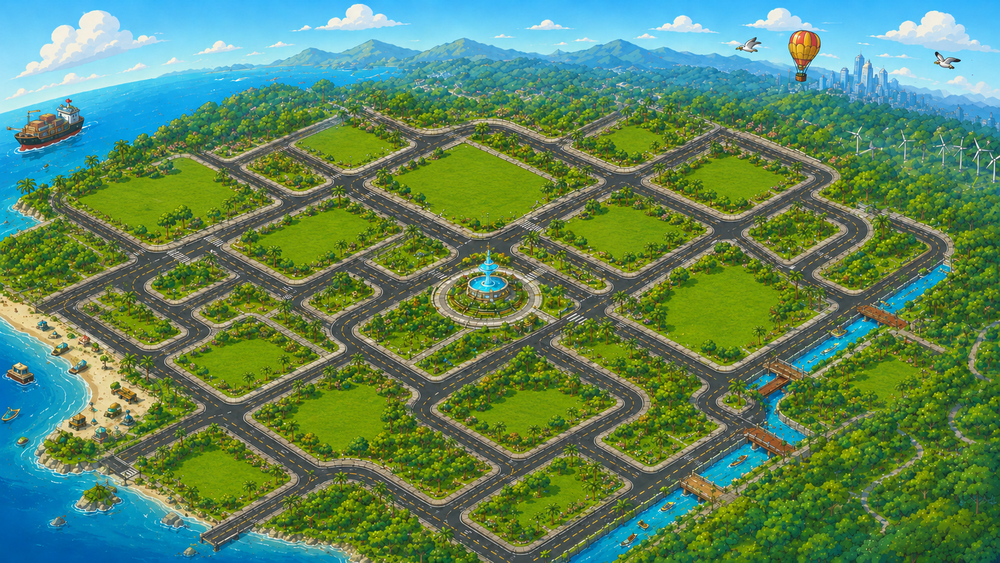
#> input picture assets/newestmap.png, 1000 x 563 px, shrunk from 1672 x 941 before the run
$ python make_roadgrid.py
#> lines starting #> are read from the running program, lines starting #| are printed output that depends on the picture; after the words box and inside, x2 and y2 are one past the last pixel; in counts of white or black regions, pixels touching at a corner belong together
# -*- coding: utf-8 -*-
"""
make_roadgrid.py — สร้าง navigation grid "ผิวถนน" จาก assets/newestmap.png → js/roadgrid.js
ใช้กับระบบเดินตามถนนจริง (2026-07-18): เกมทำ A* บน grid นี้แทนกราฟโหนดเดิม
(กราฟเส้นตรงใช้ไม่ได้ — ถนนในแมปโค้ง/เพอร์สเปกทีฟ เส้นตรงระหว่างแยกหลุดถนนตลอด)

grid: 240×135 เซลล์ เซลล์ละ 4 world px (โลก 960×540) · bit=1 = เหยียบได้ (แอสฟัลต์+สะพาน+ลานหิน)
encode: แถวละ 30 ไบต์ (240 บิต MSB-first) → base64 ทั้งก้อนใน js/roadgrid.js (SC.roadGrid)
รัน: python tools/make_roadgrid.py → เขียน js/roadgrid.js + พรีวิว assets แสดงใน scratchpad ไม่มี
"""
import os
import base64
import numpy as np
from PIL import Image
from scipy import ndimage as ndi

ROOT = os.path.dirname(os.path.dirname(os.path.abspath(__file__)))
MAP = os.path.join(ROOT, 'assets', 'newestmap.png')
OUT = os.path.join(ROOT, 'js', 'roadgrid.js')
PREVIEW = os.path.join(ROOT, 'assets', 'roadgrid_preview.png')

CELL = 4          # world px ต่อเซลล์
GW, GH = 240, 135  # 960/4 × 540/4

im = Image.open(MAP).convert('RGB')
#> im is the input picture: PIL image 1000x563 RGB; mean R, G, B 93.7, 134.3, 94.4
iw, ih = im.size
#> iw = 1000; ih = 563
a = np.asarray(im, dtype=np.int16)
mx = a.max(2)
mn = a.min(2)
sat = mx - mn
# แอสฟัลต์ = เทา desaturate · สะพานไม้ = น้ำตาลอุ่น (ข้ามคลองตะวันออก)
road = (sat < 30) & (mx > 75) & (mx < 165)
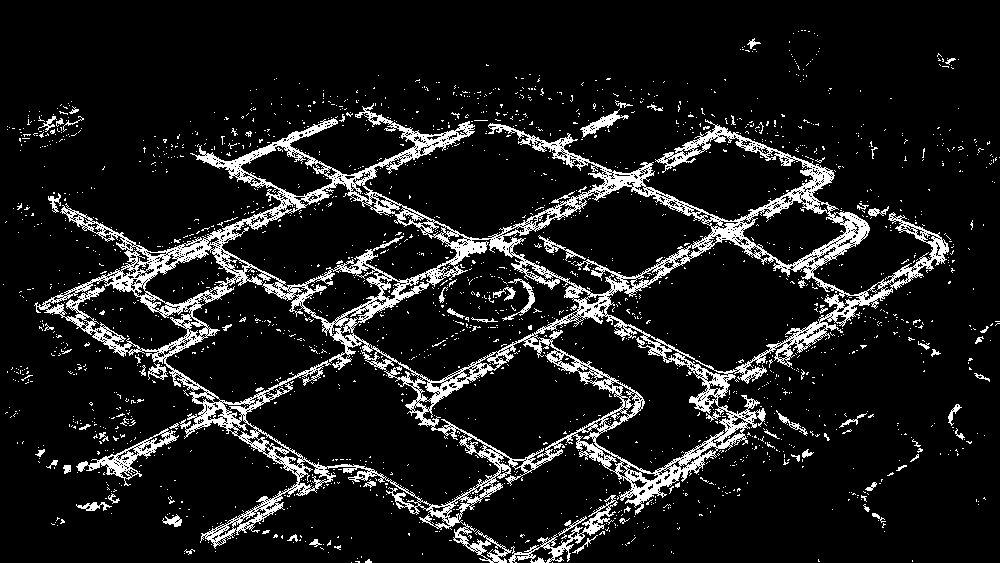
#> road: shape (563, 1000) bool; 10.9% white in thin lines or dots
r, g, b = a[..., 0], a[..., 1], a[..., 2]
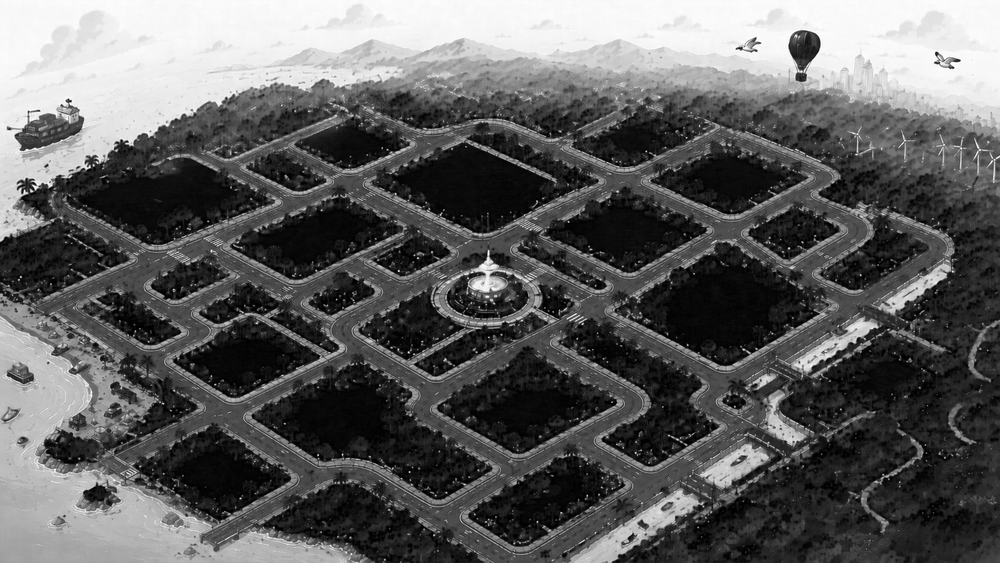
#> b: shape (563, 1000) int16; min 0, max 255, mean 94.4
bridge = (r > 120) & (r < 190) & (r - b > 35) & (r - b < 100) & (g > b) & (r - g < 55)
#> bridge: shape (563, 1000) bool; 6.8% white in thin lines or dots
m = road | bridge
#> m: shape (563, 1000) bool; 17.6% white in thin lines or dots
m[:150, :] = False  # ฟ้า/ภูเขาตอนบน
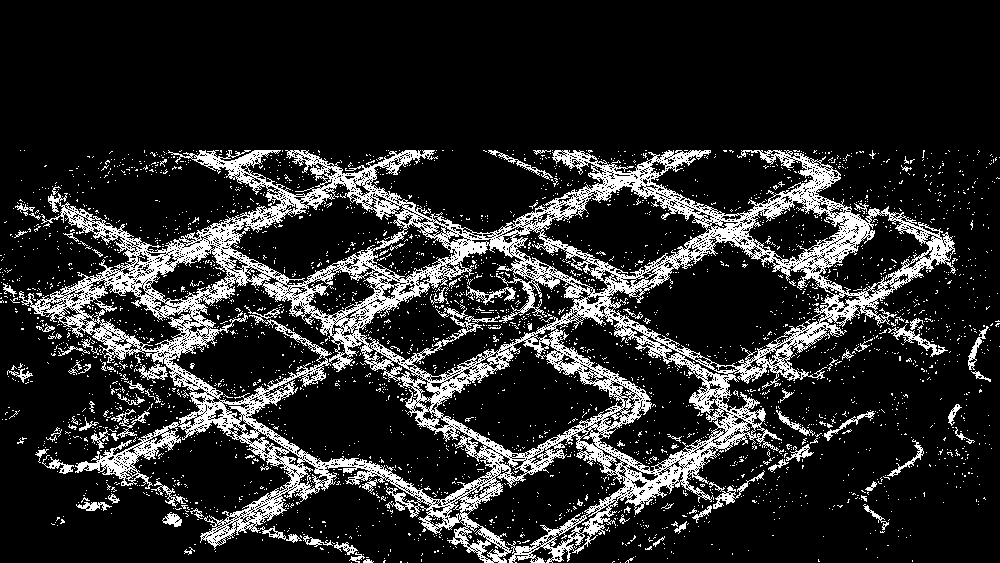
#> m: shape (563, 1000) bool; 16.1% white in thin lines or dots, all inside (x1, y1, x2, y2) = (0, 150, 1000, 563)
st8 = ndi.generate_binary_structure(2, 2)
m = ndi.binary_closing(m, ndi.iterate_structure(st8, 2))
#> m: shape (563, 1000) bool; 27.5% white; 775 white regions (726 under 20 px), largest, box (x1, y1, x2, y2) and area: (2, 150, 964, 561) 148804, (849, 439, 927, 533) 688, (483, 150, 562, 187) 500
m = ndi.binary_opening(m, ndi.iterate_structure(st8, 2))
#> m: shape (563, 1000) bool; 25.7% white; 61 white regions, largest, box (x1, y1, x2, y2) and area: (2, 150, 957, 561) 138154, (111, 385, 153, 405) 457, (816, 417, 858, 438) 404
lab, n = ndi.label(m)
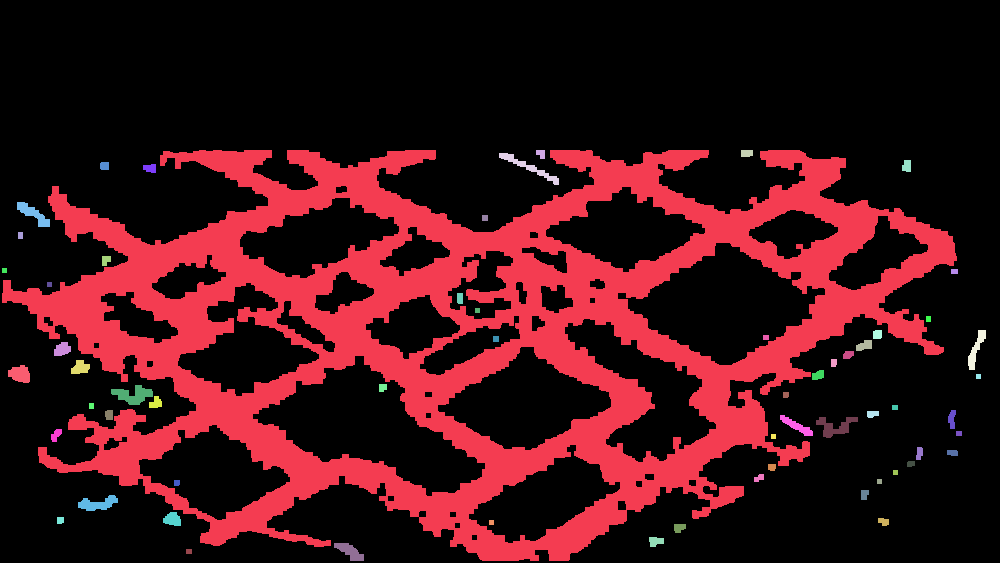
#> lab: shape (563, 1000) int32; 62 distinct labels, from 0 to 61; one colour per label, 0 black
#> n = 61
sz = np.bincount(lab.ravel())
#> sz = 62 values, max 418469 at index 0, min 25 at index 12, mean 9080.6
sz[0] = 0
m = lab == sz.argmax()
#> m: shape (563, 1000) bool; 24.5% white; 1 white region, box (x1, y1, x2, y2) and area: (2, 150, 957, 561) 138154

# world grid: เซลล์เดินได้ถ้าสัดส่วนพิกเซลถนนในเซลล์ ≥ 0.32
sx, sy = iw / 960.0, ih / 540.0
#> sx = 1.04; sy = 1.04
grid = np.zeros((GH, GW), dtype=bool)
for gy in range(GH):
    y0, y1 = int(gy * CELL * sy), int((gy + 1) * CELL * sy)
    for gx in range(GW):
        x0, x1 = int(gx * CELL * sx), int((gx + 1) * CELL * sx)
        grid[gy, gx] = m[y0:y1, x0:x1].mean() >= 0.32
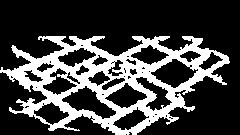
#> grid: shape (135, 240) bool; 26% white; 1 white region, box (x1, y1, x2, y2) and area: (0, 36, 230, 135) 8438

# เก็บก้อนใหญ่สุดก้อนเดียว (กันเกาะหลุดที่ A* ไปไม่ถึง)
glab, gn = ndi.label(grid, structure=np.ones((3, 3)))
#> gn = 1
gsz = np.bincount(glab.ravel())
#> gsz = [23962, 8438]
gsz[0] = 0
grid = glab == gsz.argmax()
print('grid walkable frac', round(float(grid.mean()), 4))
#| grid walkable frac 0.2604

packed = np.packbits(grid, axis=1)  # (135, 30) MSB-first
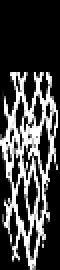
#> packed: shape (135, 30) (shown 2 times larger); min 0, max 255, mean 67.1
b64 = base64.b64encode(packed.tobytes()).decode('ascii')
js = (
    '// ============================================================\n'
    '// roadgrid.js — grid ผิวถนนของ newestmap.png (สร้างโดย tools/make_roadgrid.py ห้ามแก้มือ)\n'
    '//   240×135 เซลล์ × 4 world px · bit=1 = เหยียบได้ · แถวละ 30 ไบต์ MSB-first → base64\n'
    '//   ใช้โดย map.js: A* เดินตามถนนจริง + clamp WASD (2026-07-18)\n'
    '// ============================================================\n'
    'SC.roadGrid = {\n'
    '  w: %d, h: %d, cell: %d,\n'
    "  data: '%s',\n"
    '};\n' % (GW, GH, CELL, b64)
)
open(OUT, 'w', encoding='utf-8').write(js)
print('wrote', OUT, len(b64), 'chars')
#| wrote js/roadgrid.js 5400 chars

# พรีวิว: grid ทับแมป
ov = np.asarray(im).copy()
gy, gx = np.where(grid)
#> gy = 8438 values from 36 to 134; gx = 8438 values, max 229 at index 2292, min 0 at index 3350, mean 111.1
for yy, xx in zip(gy, gx):
    y0, y1 = int(yy * CELL * sy), int((yy + 1) * CELL * sy)
    x0, x1 = int(xx * CELL * sx), int((xx + 1) * CELL * sx)
    ov[y0:y1, x0:x1] = (ov[y0:y1, x0:x1] * 0.55 + np.array([0, 220, 255]) * 0.45).astype(np.uint8)
#> this loop made 8438 passes
#> (xx, x0, x1) on passes 1 to 3: (39, 162, 166), (40, 166, 170), (41, 170, 175)
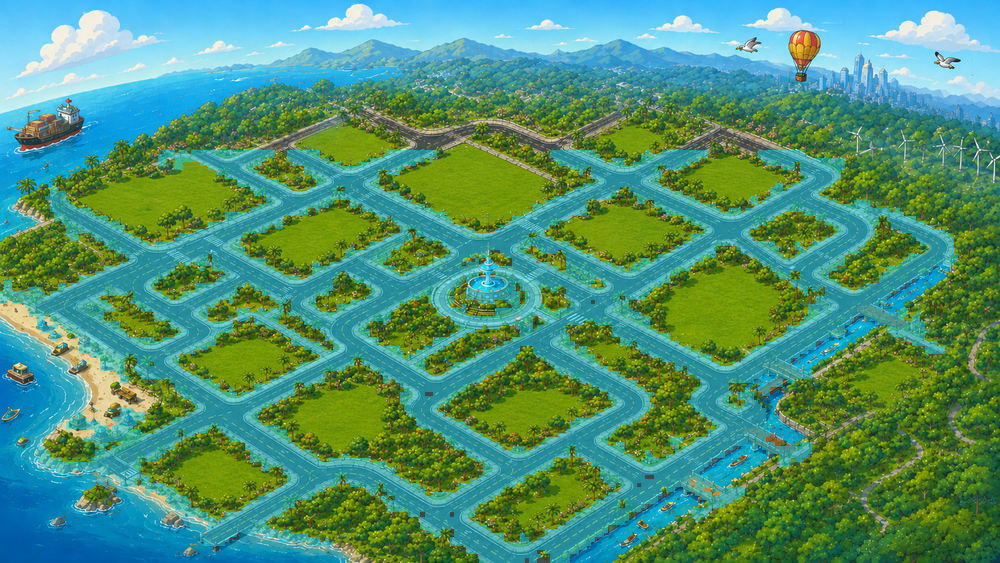
#> ov: shape (563, 1000, 3); mean R, G, B 80.6, 146.7, 114.4
Image.fromarray(ov).save(PREVIEW)
print('preview', PREVIEW)
